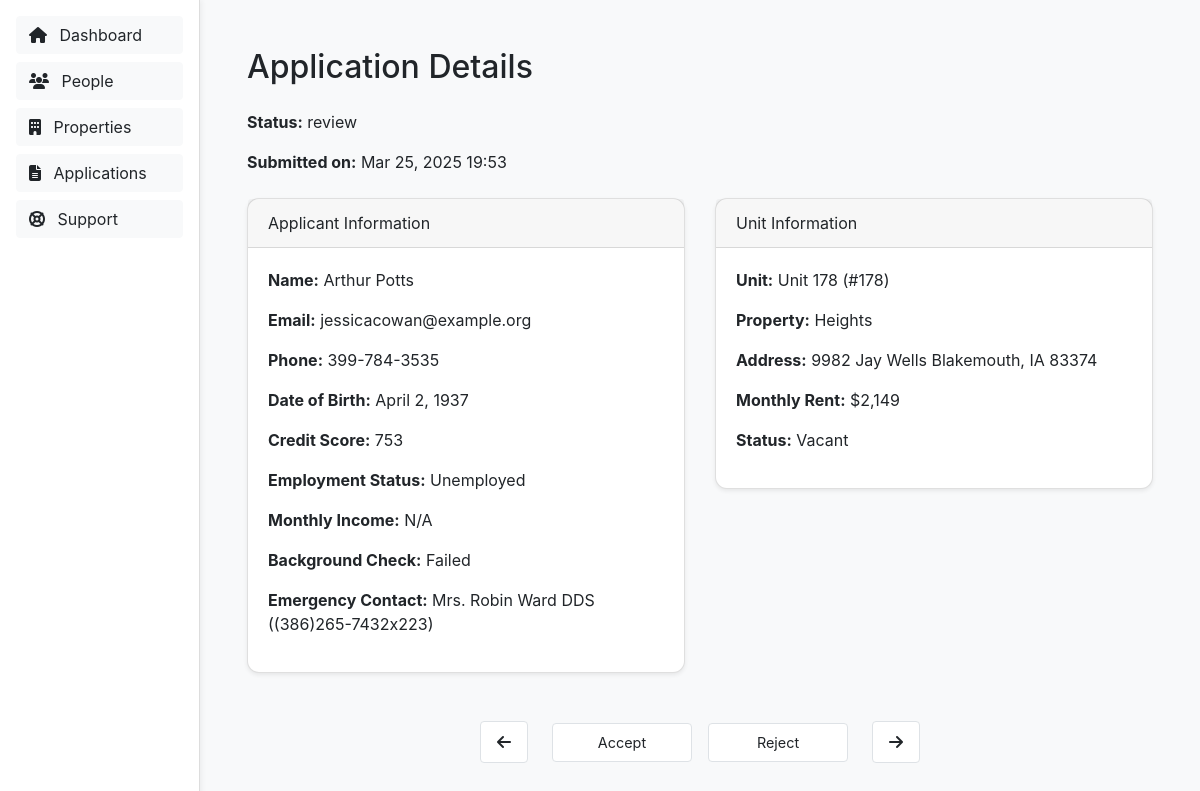
The app's page /applications/801/ with its own data.
### rentals/models.py (models this page shows, shortened)
class Application(models.Model):
    applicant = models.ForeignKey(Tenant, on_delete=models.CASCADE)
    unit = models.ForeignKey(Unit, on_delete=models.CASCADE)
    submitted_on = models.DateTimeField(default=timezone.now)
    STATUS_PENDING = 'pending'
    STATUS_APPROVED = 'approved'
    STATUS_REJECTED = 'rejected'
    STATUS_CHOICES = [
        (STATUS_PENDING, 'Pending'),
        (STATUS_APPROVED, 'Approved'),
        (STATUS_REJECTED, 'Rejected'),
    ]
    status = models.CharField(max_length=10, choices=STATUS_CHOICES, default=STATUS_PENDING)

class Tenant(models.Model):
    name = models.CharField(max_length=100)
    email = models.EmailField()
    phone = models.CharField(max_length=20, blank=True)
    date_of_birth = models.DateField(null=True, blank=True)
    credit_score = models.IntegerField(null=True, blank=True)
    employment_status = models.BooleanField(default=False)
    monthly_income = models.DecimalField(max_digits=10, decimal_places=2, null=True, blank=True)
    background_check_passed = models.BooleanField(default=False)
    emergency_contact_name = models.CharField(max_length=100, blank=True)
    emergency_contact_phone = models.CharField(max_length=20, blank=True)
    notes = models.TextField(blank=True)

class Unit(models.Model):
    name = models.CharField(max_length=100)
    number = models.CharField(max_length=100)
    property = models.ForeignKey(Property, on_delete=models.SET_NULL, null=True, blank=True)
    monthly_rent = models.DecimalField(max_digits=8, decimal_places=2, default=0)
    is_occupied = models.BooleanField(default=False)

class Property(models.Model):
    name = models.CharField(max_length=100)
    address = models.CharField(max_length=200)

### rentals/views.py (the view)
# urls.py: path('applications/<int:application_id>/', views.application_detail, name='application_detail'),
def application_detail(request, application_id):
    app = get_object_or_404(Application.objects.select_related('unit__property', 'applicant'), pk=application_id)
    review_apps = list(Application.objects.filter(status='review').order_by('submitted_on').values_list('id', flat=True))
    current_index = review_apps.index(app.id) if app.id in review_apps else -1
    prev_id = review_apps[current_index - 1] if current_index > 0 else None
    next_id = review_apps[current_index + 1] if current_index < len(review_apps) - 1 else None
    return render(request, 'rentals/application_detail.html', {
        'application': app,
        'prev_app_id': prev_id,
        'next_app_id': next_id
    })

### rentals/templates/rentals/application_detail.html (shortened to what this page needs)
{% load static %}
{% load humanize %}
<!DOCTYPE html>
<html>
<head>
    <link rel="stylesheet" href="https://stackpath.bootstrapcdn.com/bootstrap/4.5.2/css/bootstrap.min.css">
    <link rel="stylesheet" href="https://cdnjs.cloudflare.com/ajax/libs/font-awesome/6.5.0/css/all.min.css">
</head>
<body class="bg-light">
    <div id="sidebar">
        <a href="{% url 'dashboard' %}" class="btn btn-light mb-2"><i class="fas fa-home mr-2"></i> Dashboard</a>
        <a href="{% url 'people' %}" class="btn btn-light mb-2"><i class="fas fa-users mr-2"></i> People</a>
        <a href="{% url 'properties' %}" class="btn btn-light mb-2"><i class="fas fa-building mr-2"></i> Properties</a>
        <a href="#" class="btn btn-light mb-2"><i class="fas fa-file-alt mr-2"></i> Applications</a>
        <a href="#" class="btn btn-light mb-2"><i class="fas fa-life-ring mr-2"></i> Support</a>
    </div>
    <div class="container-fluid">
        <h2 class="mt-3 mb-4">Application Details</h2>
        <div class="mb-4">
            <p><strong>Status:</strong> <span id="status-display">{{ application.get_status_display }}</span></p>
            <p><strong>Submitted on:</strong> {{ application.submitted_on|date:"M j, Y H:i" }}</p>
        </div>
        <div class="row">
            <div class="col-md-6 mb-4">
                <div class="card shadow-sm">
                    <div class="card-header">
                        <p class="mb-0">Applicant Information</p>
                    </div>
                    <div class="card-body">
                        <p><strong>Name:</strong> {{ application.applicant.name }}</p>
                        <p><strong>Email:</strong> {{ application.applicant.email }}</p>
                        <p><strong>Phone:</strong> {{ application.applicant.phone }}</p>
                        <p><strong>Date of Birth:</strong> {{ application.applicant.date_of_birth }}</p>
                        <p><strong>Credit Score:</strong> {{ application.applicant.credit_score }}</p>
                        <p><strong>Employment Status:</strong>
                            {% if application.applicant.employment_status %}Employed{% else %}Unemployed{% endif %}
                        </p>
                        <p><strong>Monthly Income:</strong>
                            {% if application.applicant.monthly_income %}
                                ${{ application.applicant.monthly_income|floatformat:0|intcomma }}
                            {% else %}
                                N/A
                            {% endif %}
                        </p>
                        <p><strong>Background Check:</strong>
                            {% if application.applicant.background_check_passed %}Passed{% else %}Failed{% endif %}
                        </p>
                        <p><strong>Emergency Contact:</strong> {{ application.applicant.emergency_contact_name }} ({{ application.applicant.emergency_contact_phone }})</p>
                    </div>
                </div>
            </div>
            <div class="col-md-6 mb-4">
                <div class="card shadow-sm">
                    <div class="card-header">
                        <p class="mb-0">Unit Information</p>
                    </div>
                    <div class="card-body">
                        <p><strong>Unit:</strong> {{ application.unit.name }} (#{{ application.unit.number }})</p>
                        <p><strong>Property:</strong> {{ application.unit.property.name }}</p>
                        <p><strong>Address:</strong> {{ application.unit.property.address }}</p>
                        <p><strong>Monthly Rent:</strong> ${{ application.unit.monthly_rent|floatformat:0|intcomma }}</p>
                        <p><strong>Status:</strong>
                            {% if application.unit.is_occupied %}Occupied{% else %}Vacant{% endif %}
                        </p>
                    </div>
                </div>
            </div>
        </div>
        <div class="mt-4 d-flex justify-content-center align-items-center">
            {% if prev_app_id %}
                <a href="{% url 'application_detail' prev_app_id %}" class="btn btn-light border mr-4 px-3 py-2" title="Previous">
                    <i class="fas fa-arrow-left"></i>
                </a>
            {% endif %}
            {% if application.status == "review" %}
                <button class="btn btn-light border mr-3 py-2"
                        style="font-size: 0.9rem; min-width: 140px;"
                        onclick="confirmAction('approved')">
                    Accept
                </button>
                <button class="btn btn-light border py-2"
                        style="font-size: 0.9rem; min-width: 140px;"
                        onclick="confirmAction('rejected')">
                    Reject
                </button>
            {% endif %}
            {% if next_app_id %}
                <a href="{% url 'application_detail' next_app_id %}" class="btn btn-light border ml-4 px-3 py-2" title="Next">
                    <i class="fas fa-arrow-right"></i>
                </a>
            {% endif %}
        </div>
    </div>
</body>
</html>

### rentals/templates/rentals/application_detail.html (style rules this page uses)
a { color: black; }
body { padding: 2rem; background-color: #f8f9fa; margin-left: 200px; }
.card { border-radius: 0.75rem; }
.btn-light { background-color: #fff; }
#sidebar { position: fixed; top: 0; left: 0; width: 200px; height: 100%; background-color: #ffffff; border-right: 1px solid #ddd; padding: 1rem; box-shadow: 2px 0 5px rgba(0, 0, 0, 0.05); z-index: 1050; overflow-y: auto; }
#sidebar .btn { background-color: #f8f9fa; border-radius: 4px; margin-bottom: 0.5rem; width: 100%; text-align: left; }

### records on screen
Application: status "review", submitted_on "Mar 25, 2025 19:53", applicant.name "Arthur Potts", applicant.email "jessicacowan@example.org", applicant.phone "399-784-3535", applicant.date_of_birth "April 2, 1937", applicant.credit_score "753", applicant.emergency_contact_name "Mrs. Robin Ward DDS", applicant.emergency_contact_phone "(386)265-7432x223", unit.name "Unit 178", unit.number "178", unit.property.name "Heights", unit.property.address "9982 Jay Wells Blakemouth, IA 83374", unit.monthly_rent "2,149"
